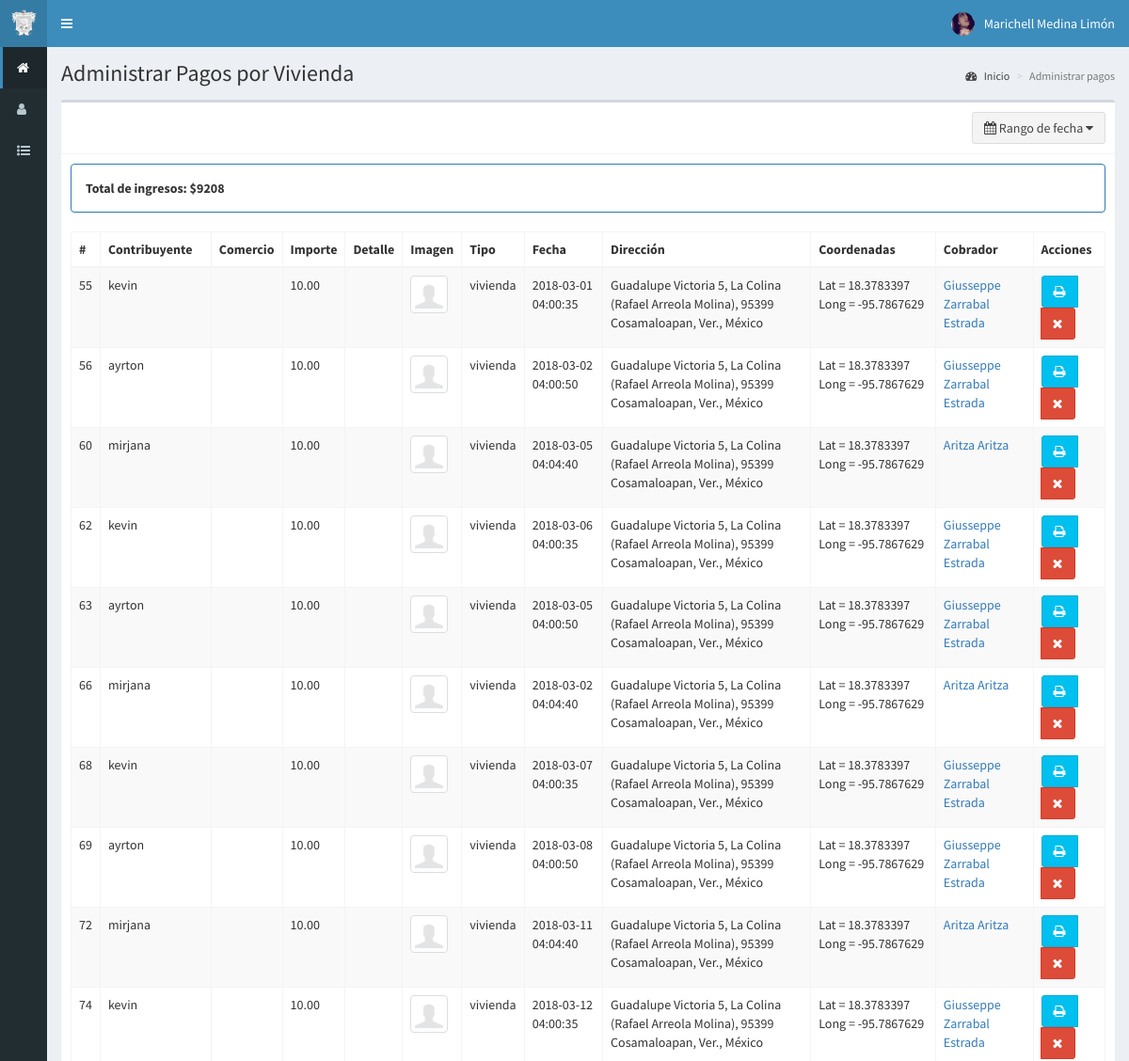
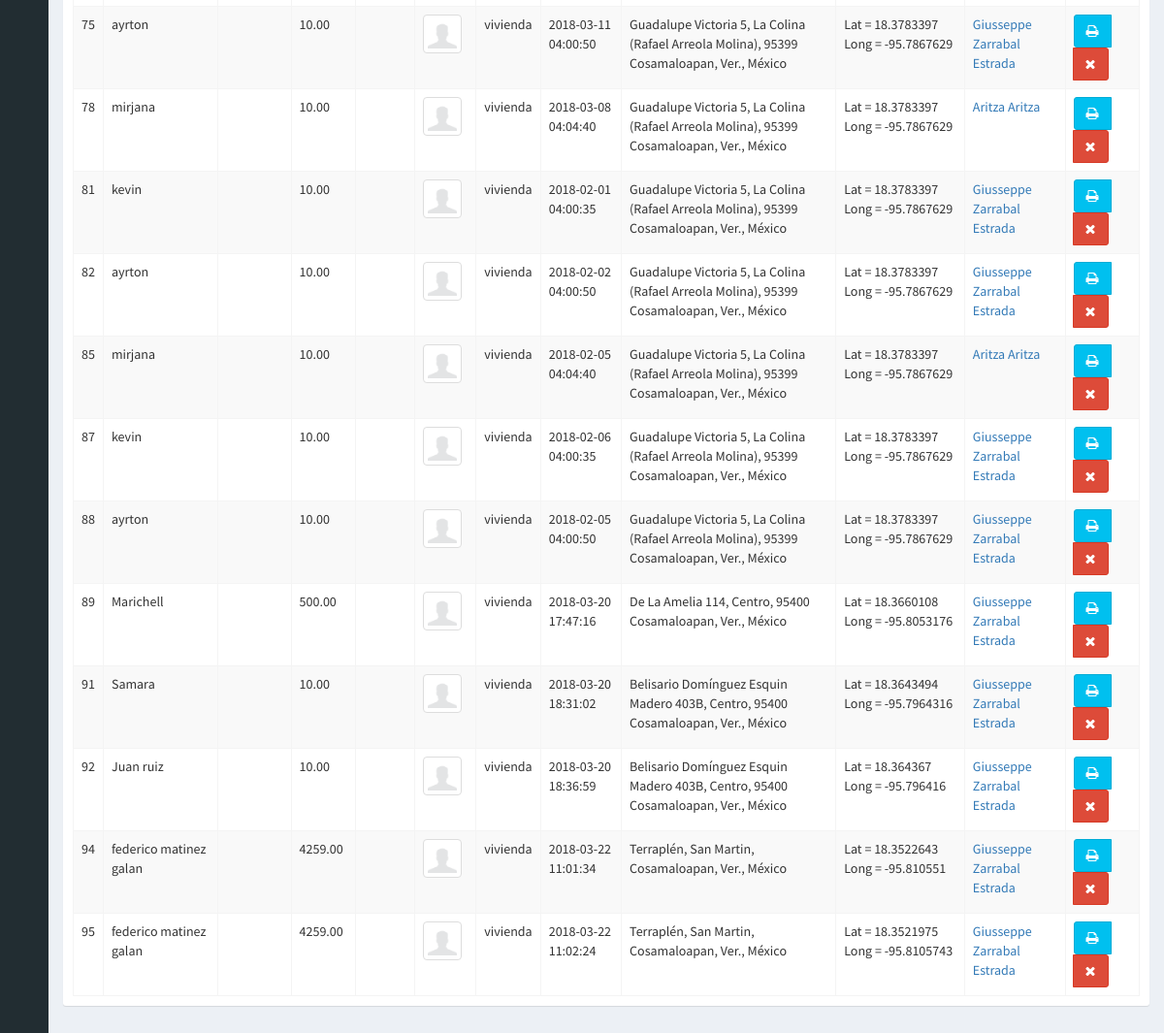
Screenshot of /vivienda (signed in) with the database file from the repository (2 pictures, top to bottom).
### tables this page shows
CREATE TABLE `cobros` (
  `id` int(11) NOT NULL,
  `contribuyente` varchar(50) NOT NULL,
  `comercio` varchar(100) DEFAULT NULL,
  `importe` decimal(12,2) NOT NULL,
  `detalle` varchar(250) DEFAULT NULL,
  `imagen` varchar(100) DEFAULT NULL,
  `tipo` varchar(20) NOT NULL,
  `fecha` datetime NOT NULL,
  `direccion` varchar(150) DEFAULT NULL,
  `coordenadas` varchar(150) DEFAULT NULL,
  `cobrador` int(11) NOT NULL
);

CREATE TABLE `cobrador` (
  `id` int(11) NOT NULL,
  `nombre` varchar(50) NOT NULL,
  `password` varchar(8) NOT NULL,
  `foto` varchar(100) DEFAULT NULL,
  `estado` int(11) NOT NULL,
  `rol` varchar(20) NOT NULL,
  `usuario` varchar(60) NOT NULL
);

### controladores/plantilla.controlador.php (called while the page is built)
<?php
class ControladorPlantilla{
	static public function ctrPlantilla(){
		include "vistas/plantilla.php";
	}
}

### index.php (called while the page is built, shortened)
<?php
require_once "controladores/plantilla.controlador.php";
require_once "controladores/usuarios.controlador.php";
require_once "controladores/vivienda.controlador.php";
require_once "controladores/detallesc.controlador.php";
require_once "modelos/usuarios.modelo.php";
require_once "modelos/vivienda.modelo.php";
$plantilla = new ControladorPlantilla();
$plantilla -> ctrPlantilla();

### controladores/vivienda.controlador.php (called while the page is built, shortened)
<?php
class ControladorVivienda{
	static public function ctrRangoFechasVentas($fechaInicial, $fechaFinal){
		$tabla = "cobros";
		$respuesta = ModeloVivienda::mdlRangoFechasVentas($tabla, $fechaInicial, $fechaFinal);
		return $respuesta;
	}
}

### modelos/conexion.php (called while the page is built)
<?php
class Conexion{
	static public function conectar(){
		$link = new PDO("mysql:host=localhost;dbname=limpia",
			            "root",
			            "");
		$link->exec("set names utf8");
		return $link;
	}
}

### modelos/vivienda.modelo.php (called while the page is built, shortened)
<?php
require_once "conexion.php";
class ModeloVivienda{
	static public function mdlRangoFechasVentas($tabla, $fechaInicial, $fechaFinal){
		if($fechaInicial == null){
			$stmt = Conexion::conectar()->prepare("SELECT * FROM $tabla WHERE tipo = 'vivienda'");
			$stmt -> execute();
			return $stmt -> fetchAll();
		}else if($fechaInicial == $fechaFinal){
			$stmt = Conexion::conectar()->prepare("SELECT * FROM $tabla WHERE fecha like '%$fechaFinal%' && tipo = 'vivienda'");
			$stmt -> bindParam(":fecha", $fechaFinal, PDO::PARAM_STR);
			$stmt -> execute();
			return $stmt -> fetchAll();
		}
	}
}

### controladores/usuarios.controlador.php (called while the page is built, shortened)
<?php
class ControladorUsuarios{
	static public function ctrMostrarUsuarios($item, $valor){
		$tabla = "cobrador";
		$respuesta = ModeloUsuarios::MdlMostrarUsuarios($tabla, $item, $valor);
		return $respuesta;
	}
}

### modelos/usuarios.modelo.php (called while the page is built, shortened)
<?php
require_once "conexion.php";
class ModeloUsuarios{
	static public function mdlMostrarUsuarios($tabla, $item, $valor){
		if($item != null){
			$stmt = Conexion::conectar()->prepare("SELECT * FROM $tabla WHERE $item = :$item");
			$stmt -> bindParam(":".$item, $valor, PDO::PARAM_STR);
			$stmt -> execute();
			return $stmt -> fetch();
		}else{
			$stmt = Conexion::conectar()->prepare("SELECT * FROM $tabla");
			$stmt -> execute();
			return $stmt -> fetchAll();
		}
	}
}

### vistas/modulos/vivienda.php (the view, shortened to what this page needs)
<div class="content-wrapper">
  <section class="content-header">
    <h1>
      Administrar Pagos por Vivienda
    </h1>
    <ol class="breadcrumb">
      <li><a href="inicio"><i class="fa fa-dashboard"></i> Inicio</a></li>
      <li class="active">Administrar pagos</li>
    </ol>
  </section>
  <section class="content">
    <div class="box">
      <div class="box-header with-border">
         <button type="button" class="btn btn-default pull-right" id="daterangev-btn">
            <span>
              <i class="fa fa-calendar"></i> Rango de fecha
            </span>
            <i class="fa fa-caret-down"></i>
         </button>
      </div>
      <div class="box-body">
       <table class="table table-bordered table-striped dt-responsive tablas" width="100%">
        <thead>
         <tr>
           <th style="width:10px">#</th>
           <th>Contribuyente</th>
           <th>Comercio</th>
           <th>Importe</th>
           <th>Detalle</th>
           <th>Imagen</th>
           <th>Tipo</th>
           <th>Fecha</th>
           <th>Dirección</th>
           <th>Coordenadas</th>
           <th>Cobrador</th>
           <th>Acciones</th>
         </tr>
        </thead>
        <tbody>
        <?php
          if(isset($_GET["fechaInicial"])){
            $fechaInicial = $_GET["fechaInicial"];
            $fechaFinal = $_GET["fechaFinal"];
          }else{
            $fechaInicial = null;
            $fechaFinal = null;
          }
          $respuesta = ControladorVivienda::ctrRangoFechasVentas($fechaInicial, $fechaFinal);
          $total=0;
          foreach ($respuesta as $key => $value) {
           echo '<tr>
                  <td>'.$value["id"].'</td>
                  <td>'.utf8_decode($value["contribuyente"]).'</td>
                  <td>'.$value["comercio"].'</td>
                  <td>'.$value["importe"].'</td>
                  <td>'.$value["detalle"].'</td>';
                  if($value["imagen"] != ""){
                    echo '<td><img src="'.$value["imagen"].'" class="img-thumbnail" width="40px"></td>';
                  }else{
                    echo '<td><img src="vistas/img/usuarios/default/anonymous.png" class="img-thumbnail" width="40px"></td>';
                  }
                  echo '<td>'.$value["tipo"].'</td>
                        <td>'.$value["fecha"].'</td>
                        <td>'.utf8_decode($value["direccion"]).'</td>
                        <td>'.$value["coordenadas"].'</td>';
                  $itemUsuario = "id";
                  $valorUsuario = $value["cobrador"];
                  $respuestaUsuario = ControladorUsuarios::ctrMostrarUsuarios($itemUsuario, $valorUsuario);
                  echo '<td><a href="index.php?ruta=detallesv&variable='.$value["cobrador"].'">'.$respuestaUsuario["nombre"].'</a></td>
                  <td>
                    <div class="btn-group">
                      <button class="btn btn-info btnImprimirFactura" codigoVenta="'.$value["id"].'">
                        <i class="fa fa-print"></i>
                      </button>';
                      if($_SESSION["rol"] == "Administrador"){
                      echo '
                      <button class="btn btn-danger btnEliminarVenta" idVenta="'.$value["id"].'"><i class="fa fa-times"></i></button>';
                    }
                    echo '</div>
                  </td>
                </tr>';
                 $total = $value["importe"] + $total;
            }
            echo'
        <div class="panel panel-primary">
            <div class="panel-body">
              <b>Total de ingresos: $'.$total.'</b>
            </div>
        </div>
        ' ;
        ?>
        </tbody>
       </table>
      </div>
    </div>
  </section>
</div>

### rows the page displays
cobros: id "55", contribuyente "kevin", importe "10.00", tipo "vivienda", fecha "2018-03-01 04:00:35", direccion "Guadalupe Victoria 5, La Colina (Rafael Arreola Molina), 95399 Cosamaloapan, Ver., México", coordenadas "Lat = 18.3783397 Long = -95.7867629", cobrador.nombre "Giusseppe Zarrabal Estrada"
cobros: id "56", contribuyente "ayrton", importe "10.00", tipo "vivienda", fecha "2018-03-02 04:00:50", direccion "Guadalupe Victoria 5, La Colina (Rafael Arreola Molina), 95399 Cosamaloapan, Ver., México", coordenadas "Lat = 18.3783397 Long = -95.7867629", cobrador.nombre "Giusseppe Zarrabal Estrada"
cobros: id "60", contribuyente "mirjana", importe "10.00", tipo "vivienda", fecha "2018-03-05 04:04:40", direccion "Guadalupe Victoria 5, La Colina (Rafael Arreola Molina), 95399 Cosamaloapan, Ver., México", coordenadas "Lat = 18.3783397 Long = -95.7867629", cobrador.nombre "Aritza Aritza"
cobros: id "62", contribuyente "kevin", importe "10.00", tipo "vivienda", fecha "2018-03-06 04:00:35", direccion "Guadalupe Victoria 5, La Colina (Rafael Arreola Molina), 95399 Cosamaloapan, Ver., México", coordenadas "Lat = 18.3783397 Long = -95.7867629", cobrador.nombre "Giusseppe Zarrabal Estrada"
cobros: id "63", contribuyente "ayrton", importe "10.00", tipo "vivienda", fecha "2018-03-05 04:00:50", direccion "Guadalupe Victoria 5, La Colina (Rafael Arreola Molina), 95399 Cosamaloapan, Ver., México", coordenadas "Lat = 18.3783397 Long = -95.7867629", cobrador.nombre "Giusseppe Zarrabal Estrada"
cobros: id "66", contribuyente "mirjana", importe "10.00", tipo "vivienda", fecha "2018-03-02 04:04:40", direccion "Guadalupe Victoria 5, La Colina (Rafael Arreola Molina), 95399 Cosamaloapan, Ver., México", coordenadas "Lat = 18.3783397 Long = -95.7867629", cobrador.nombre "Aritza Aritza"
cobros: id "68", contribuyente "kevin", importe "10.00", tipo "vivienda", fecha "2018-03-07 04:00:35", direccion "Guadalupe Victoria 5, La Colina (Rafael Arreola Molina), 95399 Cosamaloapan, Ver., México", coordenadas "Lat = 18.3783397 Long = -95.7867629", cobrador.nombre "Giusseppe Zarrabal Estrada"
cobros: id "69", contribuyente "ayrton", importe "10.00", tipo "vivienda", fecha "2018-03-08 04:00:50", direccion "Guadalupe Victoria 5, La Colina (Rafael Arreola Molina), 95399 Cosamaloapan, Ver., México", coordenadas "Lat = 18.3783397 Long = -95.7867629", cobrador.nombre "Giusseppe Zarrabal Estrada"
cobros: id "72", contribuyente "mirjana", importe "10.00", tipo "vivienda", fecha "2018-03-11 04:04:40", direccion "Guadalupe Victoria 5, La Colina (Rafael Arreola Molina), 95399 Cosamaloapan, Ver., México", coordenadas "Lat = 18.3783397 Long = -95.7867629", cobrador.nombre "Aritza Aritza"
cobros: id "74", contribuyente "kevin", importe "10.00", tipo "vivienda", fecha "2018-03-12 04:00:35", direccion "Guadalupe Victoria 5, La Colina (Rafael Arreola Molina), 95399 Cosamaloapan, Ver., México", coordenadas "Lat = 18.3783397 Long = -95.7867629", cobrador.nombre "Giusseppe Zarrabal Estrada"
cobros: id "75", contribuyente "ayrton", importe "10.00", tipo "vivienda", fecha "2018-03-11 04:00:50", direccion "Guadalupe Victoria 5, La Colina (Rafael Arreola Molina), 95399 Cosamaloapan, Ver., México", coordenadas "Lat = 18.3783397 Long = -95.7867629", cobrador.nombre "Giusseppe Zarrabal Estrada"
cobros: id "78", contribuyente "mirjana", importe "10.00", tipo "vivienda", fecha "2018-03-08 04:04:40", direccion "Guadalupe Victoria 5, La Colina (Rafael Arreola Molina), 95399 Cosamaloapan, Ver., México", coordenadas "Lat = 18.3783397 Long = -95.7867629", cobrador.nombre "Aritza Aritza"
cobros: id "81", contribuyente "kevin", importe "10.00", tipo "vivienda", fecha "2018-02-01 04:00:35", direccion "Guadalupe Victoria 5, La Colina (Rafael Arreola Molina), 95399 Cosamaloapan, Ver., México", coordenadas "Lat = 18.3783397 Long = -95.7867629", cobrador.nombre "Giusseppe Zarrabal Estrada"
cobros: id "82", contribuyente "ayrton", importe "10.00", tipo "vivienda", fecha "2018-02-02 04:00:50", direccion "Guadalupe Victoria 5, La Colina (Rafael Arreola Molina), 95399 Cosamaloapan, Ver., México", coordenadas "Lat = 18.3783397 Long = -95.7867629", cobrador.nombre "Giusseppe Zarrabal Estrada"
cobros: id "85", contribuyente "mirjana", importe "10.00", tipo "vivienda", fecha "2018-02-05 04:04:40", direccion "Guadalupe Victoria 5, La Colina (Rafael Arreola Molina), 95399 Cosamaloapan, Ver., México", coordenadas "Lat = 18.3783397 Long = -95.7867629", cobrador.nombre "Aritza Aritza"
cobros: id "87", contribuyente "kevin", importe "10.00", tipo "vivienda", fecha "2018-02-06 04:00:35", direccion "Guadalupe Victoria 5, La Colina (Rafael Arreola Molina), 95399 Cosamaloapan, Ver., México", coordenadas "Lat = 18.3783397 Long = -95.7867629", cobrador.nombre "Giusseppe Zarrabal Estrada"
cobros: id "88", contribuyente "ayrton", importe "10.00", tipo "vivienda", fecha "2018-02-05 04:00:50", direccion "Guadalupe Victoria 5, La Colina (Rafael Arreola Molina), 95399 Cosamaloapan, Ver., México", coordenadas "Lat = 18.3783397 Long = -95.7867629", cobrador.nombre "Giusseppe Zarrabal Estrada"
cobros: id "89", contribuyente "Marichell", importe "500.00", tipo "vivienda", fecha "2018-03-20 17:47:16", direccion "De La Amelia 114, Centro, 95400 Cosamaloapan, Ver., México", coordenadas "Lat = 18.3660108 Long = -95.8053176", cobrador.nombre "Giusseppe Zarrabal Estrada"
cobros: id "91", contribuyente "Samara", importe "10.00", tipo "vivienda", fecha "2018-03-20 18:31:02", direccion "Belisario Domínguez Esquin Madero 403B, Centro, 95400 Cosamaloapan, Ver., México", coordenadas "Lat = 18.3643494 Long = -95.7964316", cobrador.nombre "Giusseppe Zarrabal Estrada"
cobros: id "92", contribuyente "Juan ruiz", importe "10.00", tipo "vivienda", fecha "2018-03-20 18:36:59", direccion "Belisario Domínguez Esquin Madero 403B, Centro, 95400 Cosamaloapan, Ver., México", coordenadas "Lat = 18.364367 Long = -95.796416", cobrador.nombre "Giusseppe Zarrabal Estrada"
cobros: id "94", contribuyente "federico matinez galan", importe "4259.00", tipo "vivienda", fecha "2018-03-22 11:01:34", direccion "Terraplén, San Martin, Cosamaloapan, Ver., México", coordenadas "Lat = 18.3522643 Long = -95.810551", cobrador.nombre "Giusseppe Zarrabal Estrada"
cobros: id "95", contribuyente "federico matinez galan", importe "4259.00", tipo "vivienda", fecha "2018-03-22 11:02:24", direccion "Terraplén, San Martin, Cosamaloapan, Ver., México", coordenadas "Lat = 18.3521975 Long = -95.8105743", cobrador.nombre "Giusseppe Zarrabal Estrada"

### other values shown
$_SESSION["nombre"] "Marichell Medina Limón"
$total "9208"
